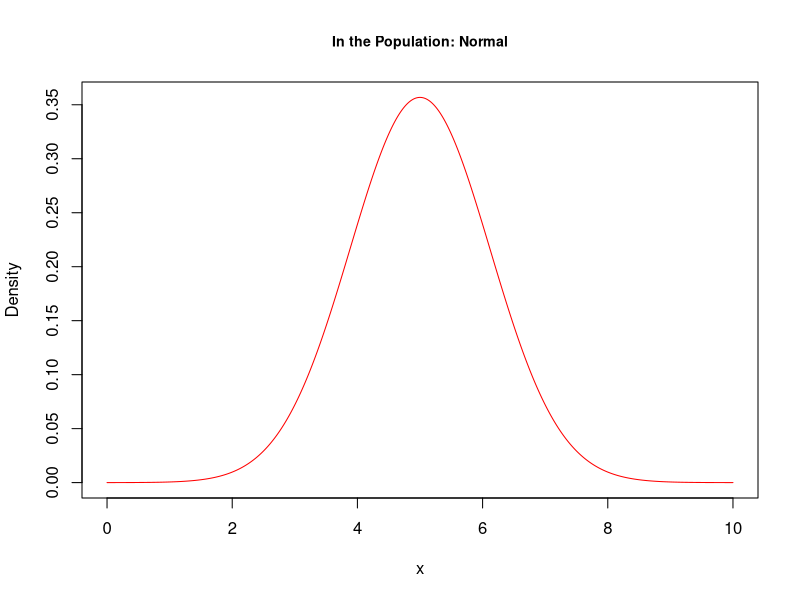
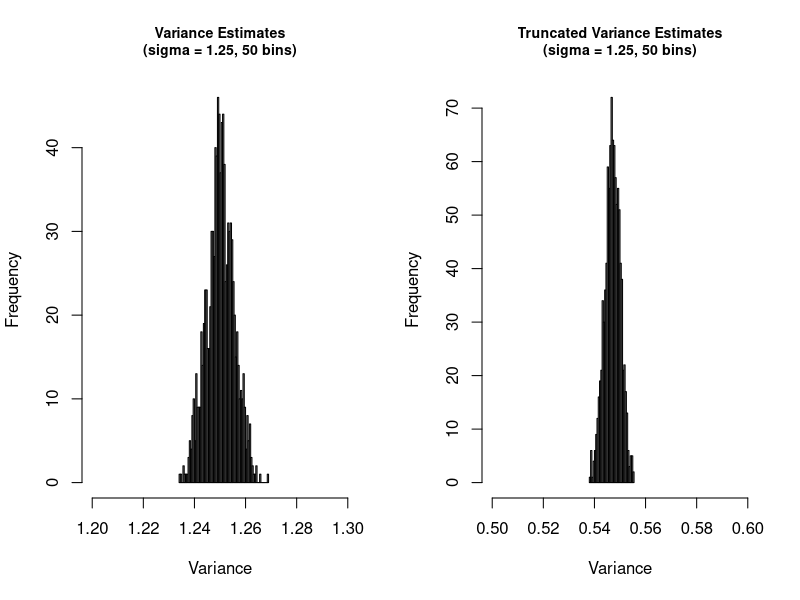
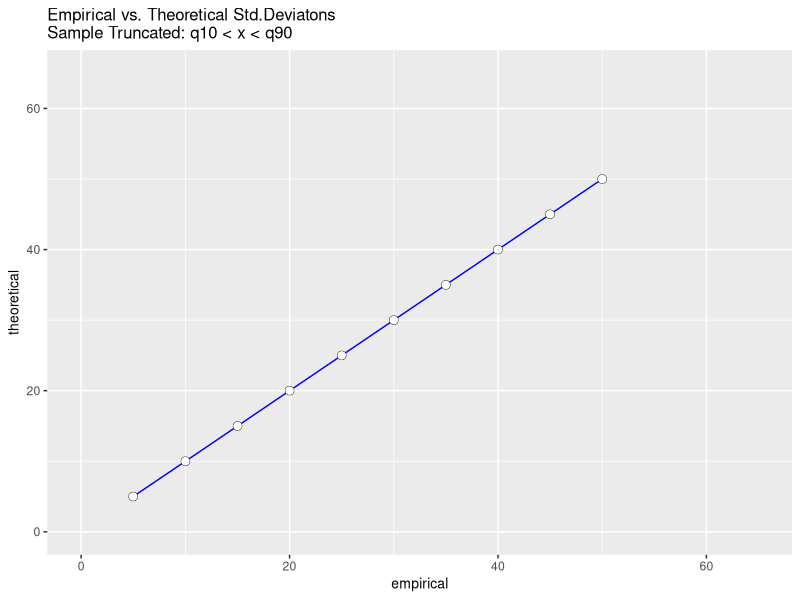
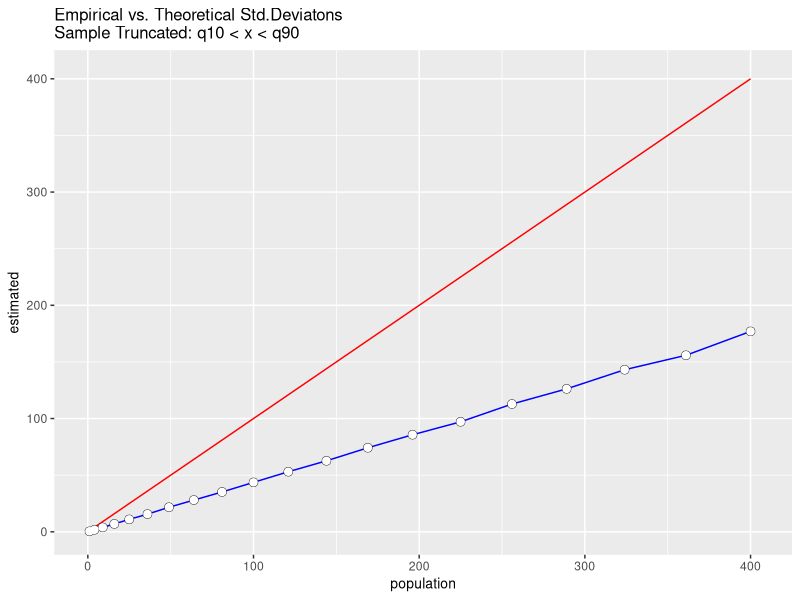
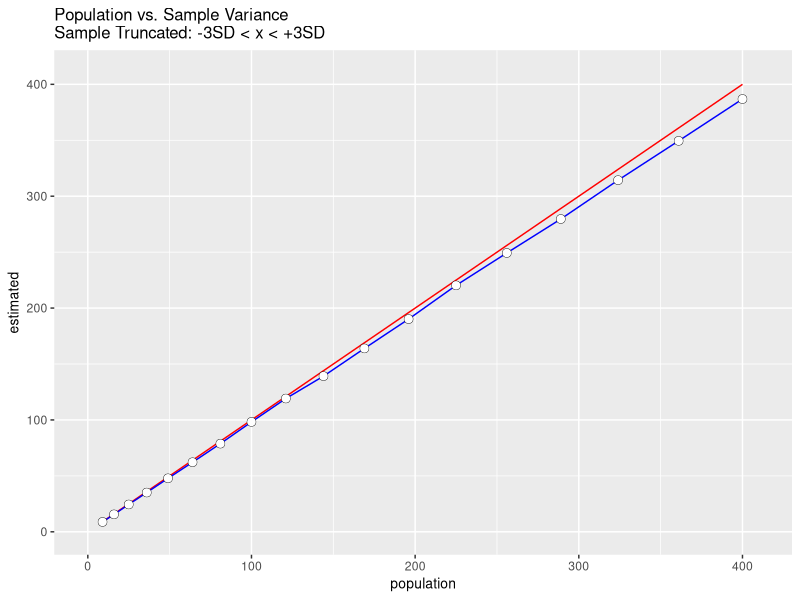
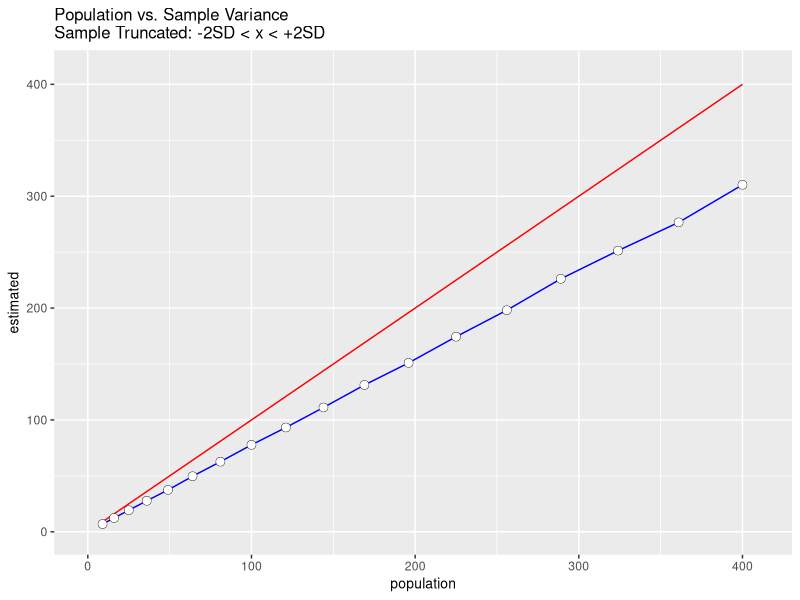

Source code (R) for these figures, in order:

## Introduction to R for Data Science
## ══════════════════════════════════════════════════════════════════════════════════
## SESSION 01-03: EXERCISE 01
## ══════════════════════════════════════════════════════════════════════════════════
## Autumn 2016.
## Data Science Serbia @Startit Centre, Savska 5, Belgrade, Serbia

## Lecturers
## ══════════════════════════════════════════════════════════════════════════════════
# Goran S. Milovanović, Phd
# Data Science Mentor @Springboard, Data Science Serbia
# ing Branko Kovač, Data Scientist @Tradecores
# Data Science Mentor @ Springboard, Data Science Serbia
## ══════════════════════════════════════════════════════════════════════════════════

## SESSION 01-03: EXERCISE 1
## -- Truncating samples from the Normal Distribution
## ══════════════════════════════════════════════════════════════════════════════════

## -- clear all
rm(list=ls())

## -- ggplot2
library(ggplot2)

## -- Assume Normal Distribution in the Population.
## -- Assume we know the true population mean and variance:
mu <- 5
sigma <- 1.25
sdev <- sqrt(sigma)
sdev

## -- let's plot this
curve(dnorm(x,mu,sdev),
      from = 0,
      to = 10, n = 1000,
      col = "red",
      main = "In the Population: Normal",
      ylab = "Density",
      cex.main = .85)
# in R: curve() is for ploting functions: ?curve
# dnorm is for Normal (Gaussian) Density: ?dnorm
# , and then: ?pnorm, ?rnorm, ?qnorm

## -- Good. Let's draw some samples now:
s1 <- rnorm(100000, mu, sdev)
# Estimates?
mean(s1)
sd(s1)
var(s1) # not so bad...

## --  Ok. Now...
estimates <- data.frame(
  mean = sapply(seq(1:1000), function(x){
    mean(rnorm(100000,mu,sdev))
    }),
  var = 
    sapply(seq(1:1000), function(x){
      var(rnorm(100000,mu,sdev))
    })
)

## --  How biased are these estimates?
mean_Bias <- mean(estimates$mean) - mu
mean_Bias
var_Bias <- mean(estimates$var) - sigma
var_Bias

# Ok. Let's see what happens when we truncate the samples from
# this normal distribution before estimation:

## --  Ok. Now... truncating!
estimatesTrunc <- data.frame(
  mean = sapply(seq(1:1000), function(x){
    rSample <- rnorm(100000, mu, sdev)
    quants <- quantile(rSample,c(.1,.9))
    rSample <- rSample[which(rSample>quants[1] & rSample<quants[2])]
    mean(rSample)
  }),
  var = sapply(seq(1:1000), function(x){
    rSample <- rnorm(100000, mu, sdev)
    quants <- quantile(rSample,c(.1,.9))
    rSample <- rSample[which(rSample>quants[1] & rSample<quants[2])]
    var(rSample)
    })
  )

# And how biased are these estimates?
mean_BiasTrunc <- mean(estimatesTrunc$mean) - mu
mean_BiasTrunc
var_BiasTrunc <- mean(estimatesTrunc$var) - sigma
var_BiasTrunc

# Let's compare:
mean_Bias < mean_BiasTrunc
var_Bias < var_BiasTrunc
# The difference?
mean_Bias - mean_BiasTrunc
var_Bias - var_BiasTrunc # ooops

# How about the variance of the estimates?
var(estimates$mean)/var(estimatesTrunc$mean)
var(estimates$var)/var(estimatesTrunc$var) # oh oh oh...

## --  Let' see: histogram()
par(mfcol=c(1,2))
hist(estimates$var,50,
     main = "Variance Estimates\n(sigma = 1.25, 50 bins)",
     cex.main = .85,
     xlab = "Variance",
     xlim=c(1.2,1.3))
hist(estimatesTrunc$var,50,
     main = "Truncated Variance Estimates\n(sigma = 1.25, 50 bins)",
     cex.main = .85,
     xlab = "Variance",
     xlim=c(.5,.6))
par(mfcol=c(1,1))

## -- Another statistical experiment

# Step 1 : Keep population sd = 1.5, vary population mean:
sampleMeansTrunc <- sapply(seq(5,50,5), function(x) {
  rSample <- rnorm(100000,x,1.5)
  quants <- quantile(rSample,c(.1,.9))
  rSample <- rSample[which(rSample>quants[1] & rSample<quants[2])]
  mean(rSample)
  })
plotFrameMeans <- data.frame(theoretical = seq(5,50,5),
                        empirical = sampleMeansTrunc)
plotFrameMeans
ggplot(plotFrameMeans, aes(x = empirical, y = theoretical)) +
  geom_path(color="blue") +  geom_point(colour="black", size = 2.5) + 
  geom_point(colour="white", size = 2.25) +
  xlim(0,65) + ylim(0,65) +
  ggtitle("Empirical vs. Theoretical Std.Deviatons\nSample Truncated: q10 < x < q90") +
  theme(title = element_text(size = 10))

# Step 2: Now keep population mean = 15, vary population variance:
sampleVarsTrunc <- sapply(seq(1,20,1), function(x) {
  rSample <- rnorm(100000,15,x)
  quants <- quantile(rSample,c(.1,.9))
  rSample <- rSample[which(rSample>quants[1] & rSample<quants[2])]
  var(rSample)
})
plotFrameVars <- data.frame(population = seq(1,20,1)^2,
                        estimated = sampleVarsTrunc)
plotFrameVars
ggplot(plotFrameVars, aes(y = estimated, x = population)) +
  geom_line(aes(x = plotFrameVars$population, y = plotFrameVars$population),
            color = "red") +
  geom_path(color="blue") +  geom_point(colour="black", size = 2.5) + 
  geom_point(colour="white", size = 2.25) +
  xlim(0,405) + ylim(0,405) +
  ggtitle("Empirical vs. Theoretical Std.Deviatons\nSample Truncated: q10 < x < q90") +
  theme(title = element_text(size = 10))

## -- What if we truncate -3SD < x < +3SD in Step 2?
sampleVarsTrunc <- sapply(seq(3,20,1), function(x) {
  rSample <- rnorm(100000,15,x)
  quants <- c(mean(rSample)-3*sd(rSample), mean(rSample)+3*sd(rSample))
  rSample <- rSample[which(rSample>quants[1] & rSample<quants[2])]
  var(rSample)
})
plotFrameVars <- data.frame(population = seq(3,20,1)^2,
                            estimated = sampleVarsTrunc)
plotFrameVars
ggplot(plotFrameVars, aes(y = estimated, x = population)) +
  geom_line(aes(x = plotFrameVars$population, y = plotFrameVars$population),
            color = "red") +
  geom_path(color="blue") + 
  geom_point(colour="black", size = 2.5) + 
  geom_point(colour="white", size = 2.25) +
  xlim(0,410) + ylim(0,410) +
  ggtitle("Population vs. Sample Variance\nSample Truncated: -3SD < x < +3SD") +
  theme(title = element_text(size = 10))

## -- What if we truncate -2SD < x < +2SD in Step 2?
sampleVarsTrunc <- sapply(seq(3,20,1), function(x) {
  rSample <- rnorm(100000,15,x)
  quants <- c(mean(rSample)-2*sd(rSample), mean(rSample)+2*sd(rSample))
  rSample <- rSample[which(rSample>quants[1] & rSample<quants[2])]
  var(rSample)
})
plotFrameVars <- data.frame(population = seq(3,20,1)^2,
                            estimated = sampleVarsTrunc)
plotFrameVars
ggplot(plotFrameVars, aes(y = estimated, x = population)) +
  geom_line(aes(x = plotFrameVars$population, y = plotFrameVars$population),
            color = "red") +
  geom_path(color="blue") +  geom_point(colour="black", size = 2.5) + 
  geom_point(colour="white", size = 2.25) +
  xlim(0,410) + ylim(0,410) +
  ggtitle("Population vs. Sample Variance\nSample Truncated: -2SD < x < +2SD") +
  theme(title = element_text(size = 10))
